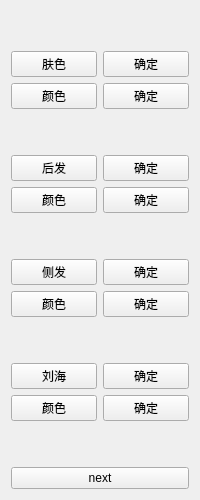
       <widget class="QWidget" name="page1">
        <layout class="QGridLayout" name="gridLayout">
         <item row="8" column="1">
          <widget class="QPushButton" name="cefaColorCommitButton">
           <property name="text">
            <string>确定</string>
           </property>
          </widget>
         </item>
         <item row="12" column="0">
          <spacer name="verticalSpacer_9">
           <property name="orientation">
            <enum>Qt::Vertical</enum>
           </property>
           <property name="sizeHint" stdset="0">
            <size>
             <width>20</width>
             <height>40</height>
            </size>
           </property>
          </spacer>
         </item>
         <item row="9" column="0">
          <spacer name="verticalSpacer_8">
           <property name="orientation">
            <enum>Qt::Vertical</enum>
           </property>
           <property name="sizeHint" stdset="0">
            <size>
             <width>20</width>
             <height>40</height>
            </size>
           </property>
          </spacer>
         </item>
         <item row="10" column="0">
          <widget class="QPushButton" name="liuhaiButton">
           <property name="text">
            <string>刘海</string>
           </property>
          </widget>
         </item>
         <item row="7" column="0">
          <widget class="QPushButton" name="cefaButton">
           <property name="text">
            <string>侧发</string>
           </property>
          </widget>
         </item>
         <item row="2" column="1">
          <widget class="QPushButton" name="colorColorCommitButton">
           <property name="text">
            <string>确定</string>
           </property>
          </widget>
         </item>
         <item row="13" column="0" colspan="2">
          <widget class="QPushButton" name="page1NextButton">
           <property name="text">
            <string>next</string>
           </property>
          </widget>
         </item>
         <item row="1" column="0">
          <widget class="QPushButton" name="colorButton">
           <property name="text">
            <string>肤色</string>
           </property>
          </widget>
         </item>
         <item row="8" column="0">
          <widget class="QPushButton" name="cefaColorButton">
           <property name="text">
            <string>颜色</string>
           </property>
          </widget>
         </item>
         <item row="6" column="0">
          <spacer name="verticalSpacer_5">
           <property name="orientation">
            <enum>Qt::Vertical</enum>
           </property>
           <property name="sizeHint" stdset="0">
            <size>
             <width>20</width>
             <height>40</height>
            </size>
           </property>
          </spacer>
         </item>
         <item row="11" column="0">
          <widget class="QPushButton" name="liuhaiColorButton">
           <property name="text">
            <string>颜色</string>
           </property>
          </widget>
         </item>
         <item row="3" column="0">
          <spacer name="verticalSpacer_3">
           <property name="orientation">
            <enum>Qt::Vertical</enum>
           </property>
           <property name="sizeHint" stdset="0">
            <size>
             <width>20</width>
             <height>40</height>
            </size>
           </property>
          </spacer>
         </item>
         <item row="11" column="1">
          <widget class="QPushButton" name="liuhaiColorCommitButton">
           <property name="text">
            <string>确定</string>
           </property>
          </widget>
         </item>
         <item row="5" column="0">
          <widget class="QPushButton" name="houfaColorButton">
           <property name="text">
            <string>颜色</string>
           </property>
          </widget>
         </item>
         <item row="5" column="1">
          <widget class="QPushButton" name="houfaColorCommitButton">
           <property name="text">
            <string>确定</string>
           </property>
          </widget>
         </item>
         <item row="2" column="0">
          <widget class="QPushButton" name="colorColorButton">
           <property name="text">
            <string>颜色</string>
           </property>
          </widget>
         </item>
         <item row="1" column="1">
          <widget class="QPushButton" name="colorCommitButton">
           <property name="text">
            <string>确定</string>
           </property>
          </widget>
         </item>
         <item row="7" column="1">
          <widget class="QPushButton" name="cefaCommitButton">
           <property name="text">
            <string>确定</string>
           </property>
          </widget>
         </item>
         <item row="4" column="1">
          <widget class="QPushButton" name="houfaCommitButton">
           <property name="text">
            <string>确定</string>
           </property>
          </widget>
         </item>
         <item row="4" column="0">
          <widget class="QPushButton" name="houfaButton">
           <property name="text">
            <string>后发</string>
           </property>
          </widget>
         </item>
         <item row="10" column="1">
          <widget class="QPushButton" name="liuhaiCommitButton">
           <property name="text">
            <string>确定</string>
           </property>
          </widget>
         </item>
         <item row="0" column="0">
          <spacer name="verticalSpacer_4">
           <property name="orientation">
            <enum>Qt::Vertical</enum>
           </property>
           <property name="sizeHint" stdset="0">
            <size>
             <width>20</width>
             <height>40</height>
            </size>
           </property>
          </spacer>
         </item>
        </layout>
       </widget>
